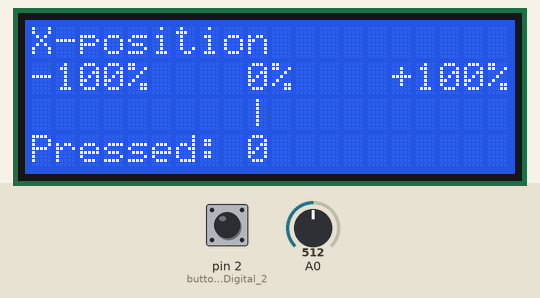
Recording of a sketch running on a simulated Arduino Mega 2560, built with avr-gcc and run on an emulated ATmega2560. Shown: 20×4 character LCD. The test bench sets the inputs (shaded band); at power-on: A0 = 512, pin 2 (button_is_Digital_2) HIGH.

Above: at 1.2 s.
1.3 s: A0 set to 716
4.0 s: pin 2 (button_is_Digital_2) pulled LOW for 0.25 s
At 4.26 s:
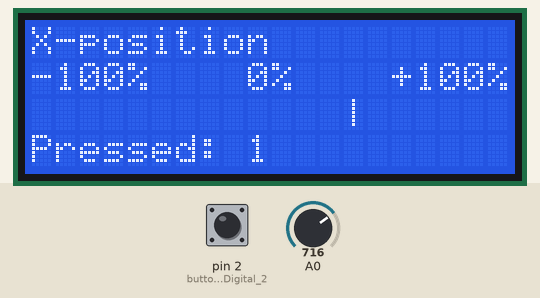
5.7 s: pin 2 (button_is_Digital_2) pulled LOW for 1 s
8.2 s: A0 set to 900
At 8.47 s:
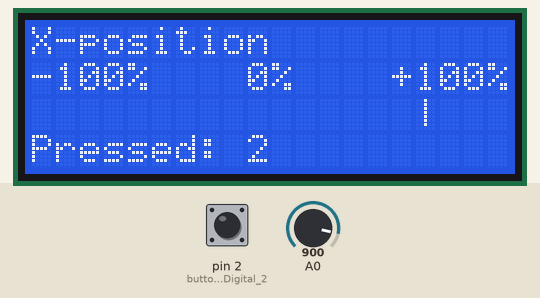
9.7 s: A0 set to 1023
Timing chart, 0 to 12.2 s (numbered marks = the images above; inputs shaded):
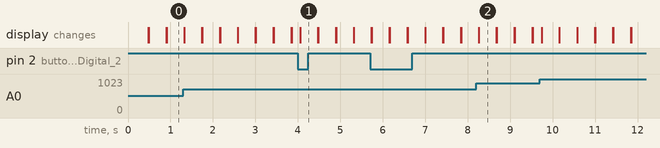

Measured:
- after the input at 4.0 s, the display: changes after 0.06 s (image 1)
- after the input at 8.2 s, the display: first differs from a run without the input after 0.07 s (image 2)
- what the display in image 2 shows lasts 0.4 s, from 8.3 s to 8.7 s

The sketch:

joystick.ino
```cpp
#include <LiquidCrystal.h>
#include <math.h>

//pin 8,7,6,5,4,3 is assigned for lcd screen
LiquidCrystal lcd(8,7,6,5,4,3);

int count = 0;

void setup() {
  //set up lcd screen
  lcd.begin(20,4);

  //interrupt service routine
  pinMode(2, INPUT_PULLUP); //button is Digital 2
  attachInterrupt(digitalPinToInterrupt(2), isr, FALLING);
}

void loop() {

  button(); //display the number of time button is pressed

  xPos();
  //x-Position

  delay(200);
  lcd.clear();
}

void button() {
  //if (digitalRead(2) == LOW){
  //  isr();
  //}

  lcd.setCursor(0,3);
  lcd.print("Pressed: ");
  lcd.print(count);
}

void isr() {
  count++;
}

void xPos() {
  lcd.setCursor(0,0);
  lcd.print("X-position");

  lcd.setCursor(0,1);
  lcd.print("-100%    0%    +100%");

  lcd.setCursor(0,2);
  int input=analogRead(A0); //X-axis is A0

  //convert Analog input to Voltage level
  double voltage = input*5.0/1023.0;

  //calculate where the "|" should be on the screen
  //filled the space before the "|" to push the symbol to the correct position
  int space = round((voltage*19/5)-0.5);
  for (int i = 0; i < space; i++) {
    lcd.print(" ");
  }

  //finally print the symbol after it is in the perfect position
  lcd.print("|");
}
```
